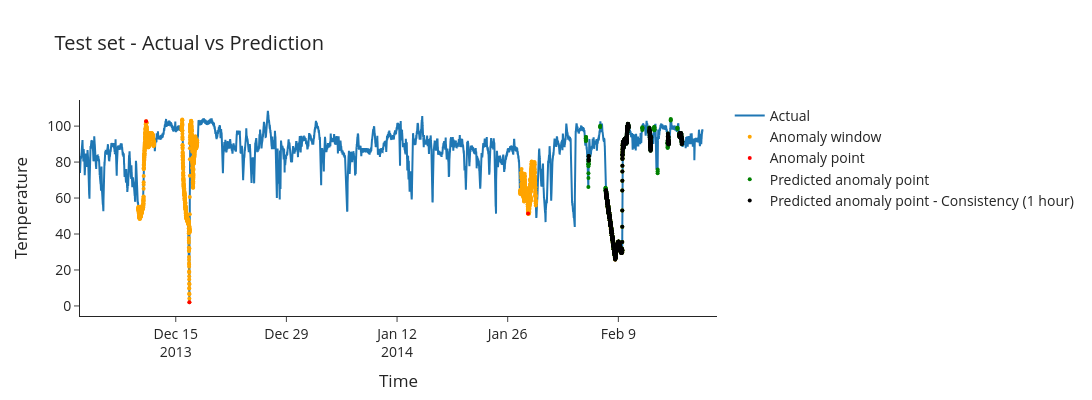

The notebook cell this image was saved under:
### Code cell
plot_test_actual_predicted(df_xgb_test_consistency, consistency_check=True)

### Figure 1 — Plotly figure (JSON) as saved in the notebook; plotly's stock layout.template omitted (floating-point values rounded to 4 significant figures; data arrays with more than 128 entries replaced by an {"elided": "..."} marker saying what was removed)
{"data": [{"name": "Actual", "type": "scatter", "x": {"elided": "22695 str values"}, "y": {"elided": "22695 float values"}}, {"marker": {"color": "orange", "size": 4, "symbol": "circle"}, "mode": "markers", "name": "Anomaly window", "type": "scatter", "x": {"elided": "2268 str values"}, "y": {"elided": "2268 float values"}}, {"marker": {"color": "red", "size": 4, "symbol": "circle"}, "mode": "markers", "name": "Anomaly point", "type": "scatter", "x": ["2013-12-11T06:00:00.000000000", "2013-12-16T17:25:00.000000000", "2014-01-28T13:55:00.000000000", "2014-02-08T14:30:00.000000000"], "y": [102.7, 2.085, 51.37, 25.89]}, {"marker": {"color": "green", "size": 4, "symbol": "circle"}, "mode": "markers", "name": "Predicted anomaly point", "type": "scatter", "x": {"elided": "1114 str values"}, "y": {"elided": "1114 float values"}}, {"marker": {"color": "black", "size": 4, "symbol": "circle"}, "mode": "markers", "name": "Predicted anomaly point - Consistency (1 hour)", "type": "scatter", "x": {"elided": "1013 str values"}, "y": {"elided": "1013 float values"}}], "layout": {"font": {"size": 14}, "height": 400, "title": {"text": "Test set - Actual vs Prediction"}, "width": 1200, "xaxis": {"title": {"text": "Time"}}, "yaxis": {"title": {"text": "Temperature"}}}}
